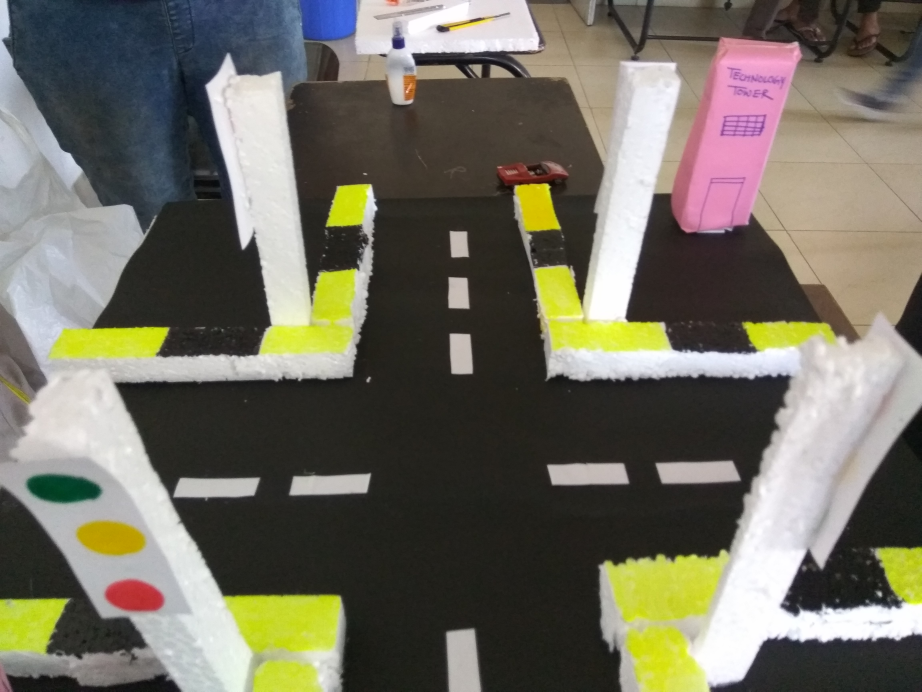
#> input picture reference1.jpg, 4608 x 3456 px, found by its file name (shown at 1/5 size)
$ python sample.py
#> lines starting #> are read from the running program, lines starting #| are printed output that depends on the picture
import cv2
import numpy as np
from matplotlib import pyplot as plt

ref_img = cv2.imread('/home/pranau/reference1.jpg', 0)
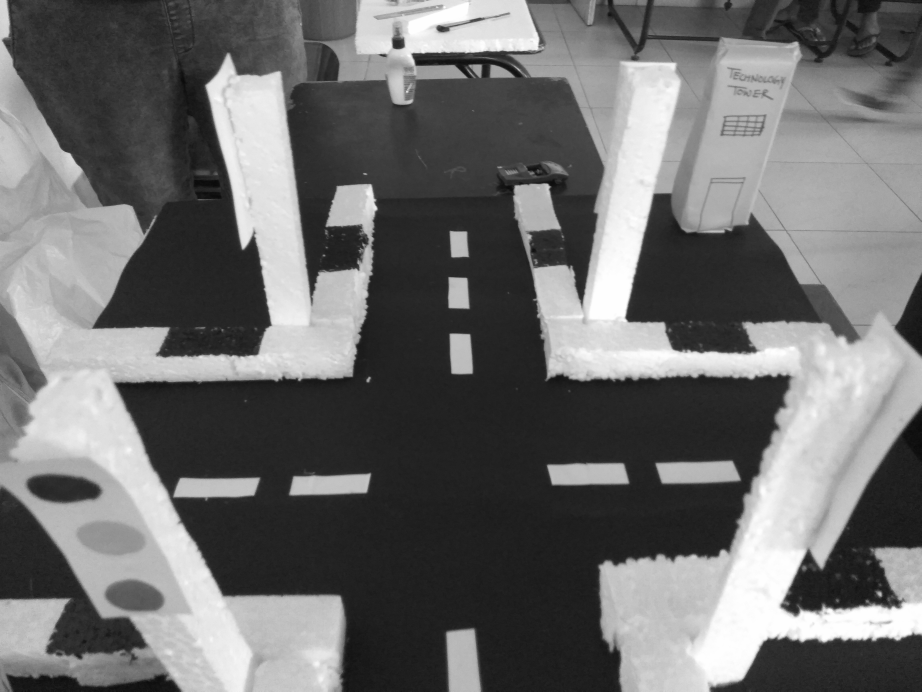
#> ref_img: shape (3456, 4608) (shown at 1/5 size); min 0, max 255, mean 109.3
ref_img = cv2.resize(ref_img, (400, 300))
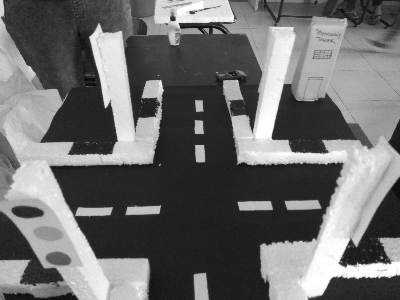
#> ref_img: shape (300, 400); min 9, max 255, mean 109.1
ref_edges = cv2.Canny(ref_img, 100, 200)
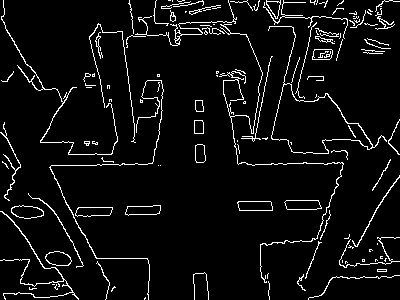
#> ref_edges: shape (300, 400); 5.6% white in thin lines or dots
cv2.imshow('img',ref_edges)
cv2.waitKey(0)
cv2.destroyAllWindows()
img = cv2.imread('/home/pranau/sample5.jpg', 0)
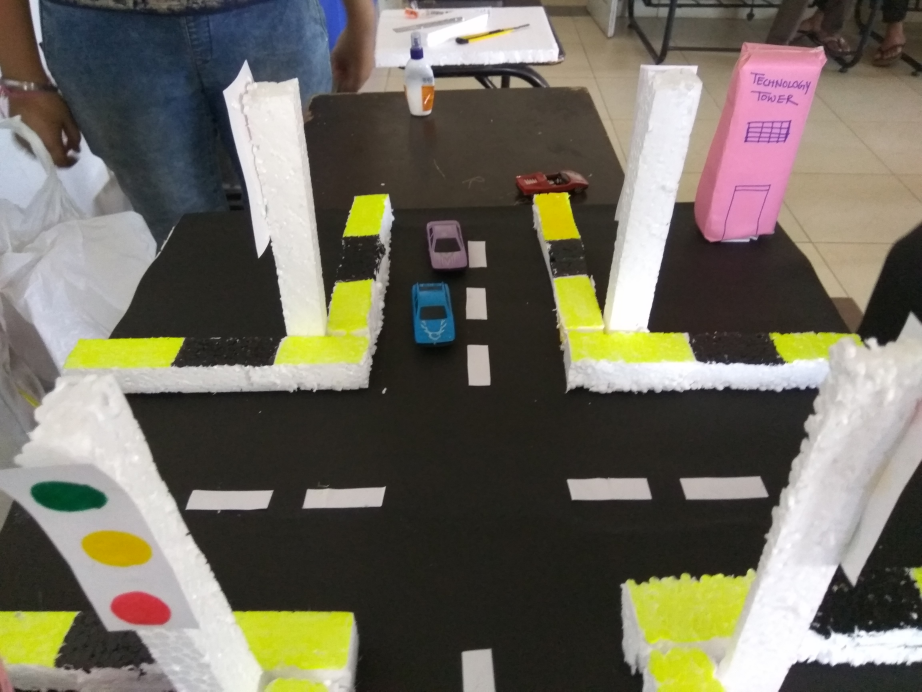
#> input picture sample5.jpg, 4608 x 3456 px, found by its file name (shown at 1/5 size)
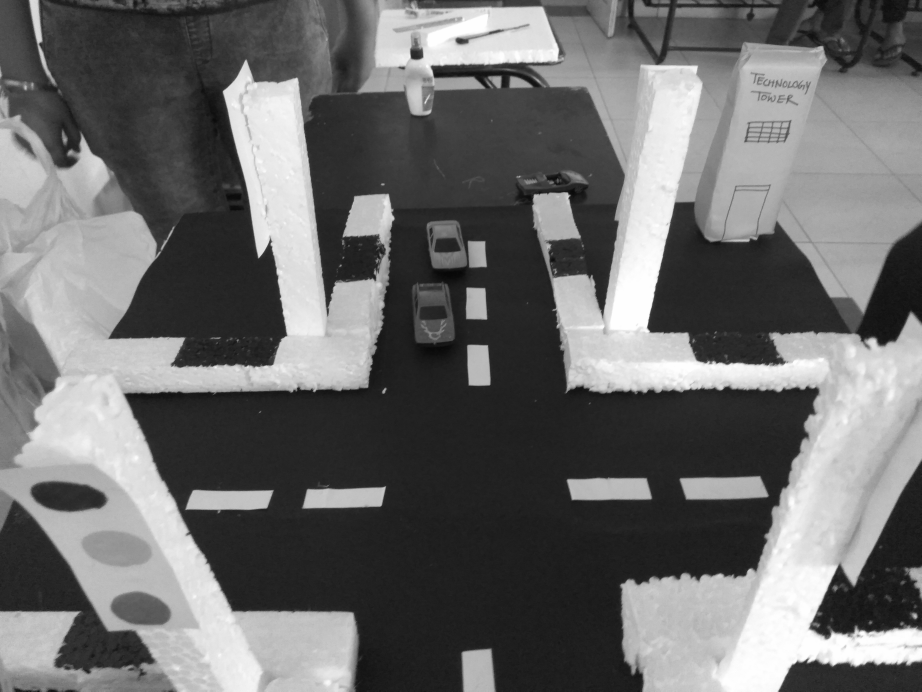
#> img: shape (3456, 4608) (shown at 1/5 size); min 0, max 255, mean 107.9
img = cv2.resize(img, (400,300))
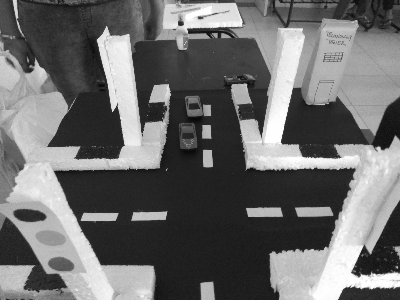
#> img: shape (300, 400); min 6, max 255, mean 107.8
edges = cv2.Canny(img, 100, 200)
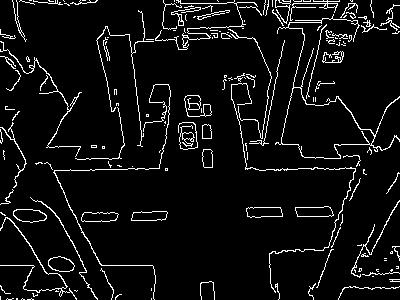
#> edges: shape (300, 400); 6.3% white in thin lines or dots

cv2.imshow('ref',edges)
cv2.waitKey(0)
cv2.destroyAllWindows()

def get_match_percent():
	height, width = ref_edges.shape
#> height = 300; width = 400
	whites = 0
	matches = 0

	for i in range(0, height):
		for j in range(0, width):
			if ref_edges[i, j] == 255:
				whites = whites + 1
			if (ref_edges[i, j] == 255) and edges[i, j] == 255:
				matches = matches + 1
#> after the loop, matches = 683; whites = 6774

	match_percent = (matches/whites)*100
#> match_percent = 10.08
	return match_percent

get_match_percent()
